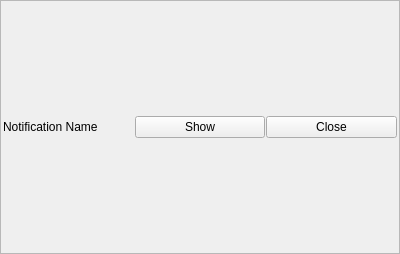
<?xml version="1.0" encoding="UTF-8"?>
<ui version="4.0">
 <class>Frame</class>
 <widget class="QFrame" name="Frame">
  <property name="geometry">
   <rect>
    <x>0</x>
    <y>0</y>
    <width>400</width>
    <height>254</height>
   </rect>
  </property>
  <property name="windowTitle">
   <string>Frame</string>
  </property>
  <property name="frameShape">
   <enum>QFrame::StyledPanel</enum>
  </property>
  <property name="frameShadow">
   <enum>QFrame::Raised</enum>
  </property>
  <layout class="QHBoxLayout" name="horizontalLayout">
   <property name="spacing">
    <number>1</number>
   </property>
   <property name="sizeConstraint">
    <enum>QLayout::SetMinimumSize</enum>
   </property>
   <property name="margin">
    <number>2</number>
   </property>
   <item>
    <widget class="QLabel" name="name">
     <property name="text">
      <string>Notification Name</string>
     </property>
    </widget>
   </item>
   <item>
    <widget class="QPushButton" name="show_button">
     <property name="text">
      <string>Show</string>
     </property>
    </widget>
   </item>
   <item>
    <widget class="QPushButton" name="close_button">
     <property name="text">
      <string>Close</string>
     </property>
    </widget>
   </item>
  </layout>
 </widget>
 <resources/>
 <connections/>
</ui>
